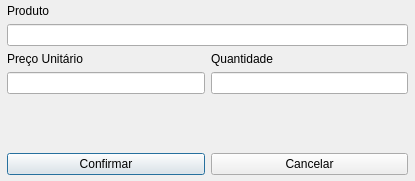
<?xml version="1.0" encoding="UTF-8"?>
<ui version="4.0">
 <class>fm_editarprodutovenda</class>
 <widget class="QDialog" name="fm_editarprodutovenda">
  <property name="geometry">
   <rect>
    <x>0</x>
    <y>0</y>
    <width>415</width>
    <height>181</height>
   </rect>
  </property>
  <property name="windowTitle">
   <string>Dialog</string>
  </property>
  <widget class="QWidget" name="">
   <property name="geometry">
    <rect>
     <x>7</x>
     <y>4</y>
     <width>401</width>
     <height>171</height>
    </rect>
   </property>
   <layout class="QVBoxLayout" name="verticalLayout_4">
    <item>
     <layout class="QVBoxLayout" name="verticalLayout">
      <item>
       <widget class="QLabel" name="label">
        <property name="text">
         <string>Produto</string>
        </property>
       </widget>
      </item>
      <item>
       <widget class="QLineEdit" name="txt_edita_produto"/>
      </item>
     </layout>
    </item>
    <item>
     <layout class="QHBoxLayout" name="horizontalLayout">
      <item>
       <layout class="QVBoxLayout" name="verticalLayout_2">
        <item>
         <widget class="QLabel" name="label_2">
          <property name="text">
           <string>Preço Unitário</string>
          </property>
         </widget>
        </item>
        <item>
         <widget class="QLineEdit" name="txt_edita_precoUnitario"/>
        </item>
       </layout>
      </item>
      <item>
       <layout class="QVBoxLayout" name="verticalLayout_3">
        <item>
         <widget class="QLabel" name="label_3">
          <property name="text">
           <string>Quantidade</string>
          </property>
         </widget>
        </item>
        <item>
         <widget class="QLineEdit" name="txt_edita_quantidade"/>
        </item>
       </layout>
      </item>
     </layout>
    </item>
    <item>
     <spacer name="verticalSpacer">
      <property name="orientation">
       <enum>Qt::Vertical</enum>
      </property>
      <property name="sizeHint" stdset="0">
       <size>
        <width>20</width>
        <height>40</height>
       </size>
      </property>
     </spacer>
    </item>
    <item>
     <layout class="QHBoxLayout" name="horizontalLayout_2">
      <item>
       <widget class="QPushButton" name="btn_edita_confirma">
        <property name="text">
         <string>Confirmar</string>
        </property>
       </widget>
      </item>
      <item>
       <widget class="QPushButton" name="btn_edita_cancela">
        <property name="text">
         <string>Cancelar</string>
        </property>
       </widget>
      </item>
     </layout>
    </item>
   </layout>
  </widget>
 </widget>
 <resources/>
 <connections/>
</ui>
